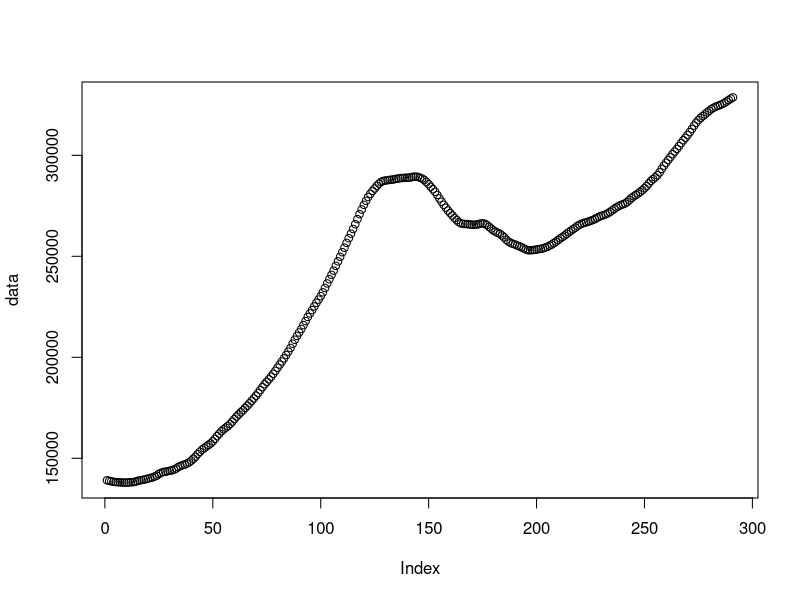

The R source for this figure: (Note: this script raises an error after producing the figure.)
library(tseries)
library(lmtest)
library(forecast)

data_set=read.csv('State_Zhvi_AllHomes.csv',header=T,sep=',')

ny_data = (t(data_set[3,-(1:5)]))[1:252,ncol=1]
data = (t(data_set[3,-(1:5)]))[1:291,ncol=1]
plot(data)

## choose a trend
TIME = c(1:252)
TIME2 = TIME*TIME
TIME3=TIME2*TIME

result1 =lm(ny_data ~ TIME)
result2 =lm(ny_data ~ TIME + TIME2)
result3=lm(ny_data~TIME+TIME2+TIME3)
result4=lm(ny_data~log(TIME))

summary(result1)
summary(result2)
summary(result3)
summary(result4)

BIC(result1)
BIC(result2)
BIC(result3)
BIC(result4)

## detrend
ny_data.detrend = result3$residuals


## fit with arma
house.ar1=arma(ny_data.detrend,order=c(1,0))
house.ma1=arma(ny_data.detrend,order=c(0,1),method="CG")
house.arma11=arma(ny_data.detrend,order=c(1,1))

##choose a model 
print(summary(house.ar1)$aic) 
print(summary(house.ma1)$aic)
print(summary(house.arma11)$aic)

##forecast
time=c(253:291)
time2=time*time
time3 = time2*time


#ar1
house.ar1=Arima(ny_data.detrend,order=c(1,0,0),method="CSS")
fcst=forecast.Arima(house.ar1,h=39)
#trend
trend=matrix(NA,39,1)
for(i in 1:39)
{
  trend[i]=result3$coef[1]+result3$coef[2]*time[i]+result3$coef[3]*time2[i]+result3$coef[4]*time3[i]
}
#with trend and arimafcst
fcstdata=fcst$mean[1:39]+trend

#with white noise
whitenoise=rnorm(39,mean=0,sd=sd(ny_data.detrend))
fcstdata1=fcst$mean[1:39]+trend+whitenoise

#one replacement
fcst2=rep(house.ar1$coef[2],39)+house.ar1$coef[1]*data[252:290]
fcstdata2=trend+fcst2

#plot the lines of real and fsct
datav2=ts(data)[253:291]
plot(datav2,type="l",xlab="time",xlim=c(1,47),col="red")
par(new=T)
plot(fcstdata,type="l",axes=F,xlab="",ylab="",main='Forecast',xlim=c(1,47),col="green")
par(new=T)
plot(fcstdata1,type="l",axes=F,xlab="",ylab="",main='Forecast',xlim=c(1,47),col="blue")
par(new=T)
plot(fcstdata2,type="l",axes=F,xlab="",ylab="",main='Forecast',xlim=c(1,47),col="black")
box()
legend(x='topright',y=null,c("Actual","Forecast","Forecast1","Forecast2"),lty=c(1,1),col=c("red","green","blue","black"),cex=0.9)
